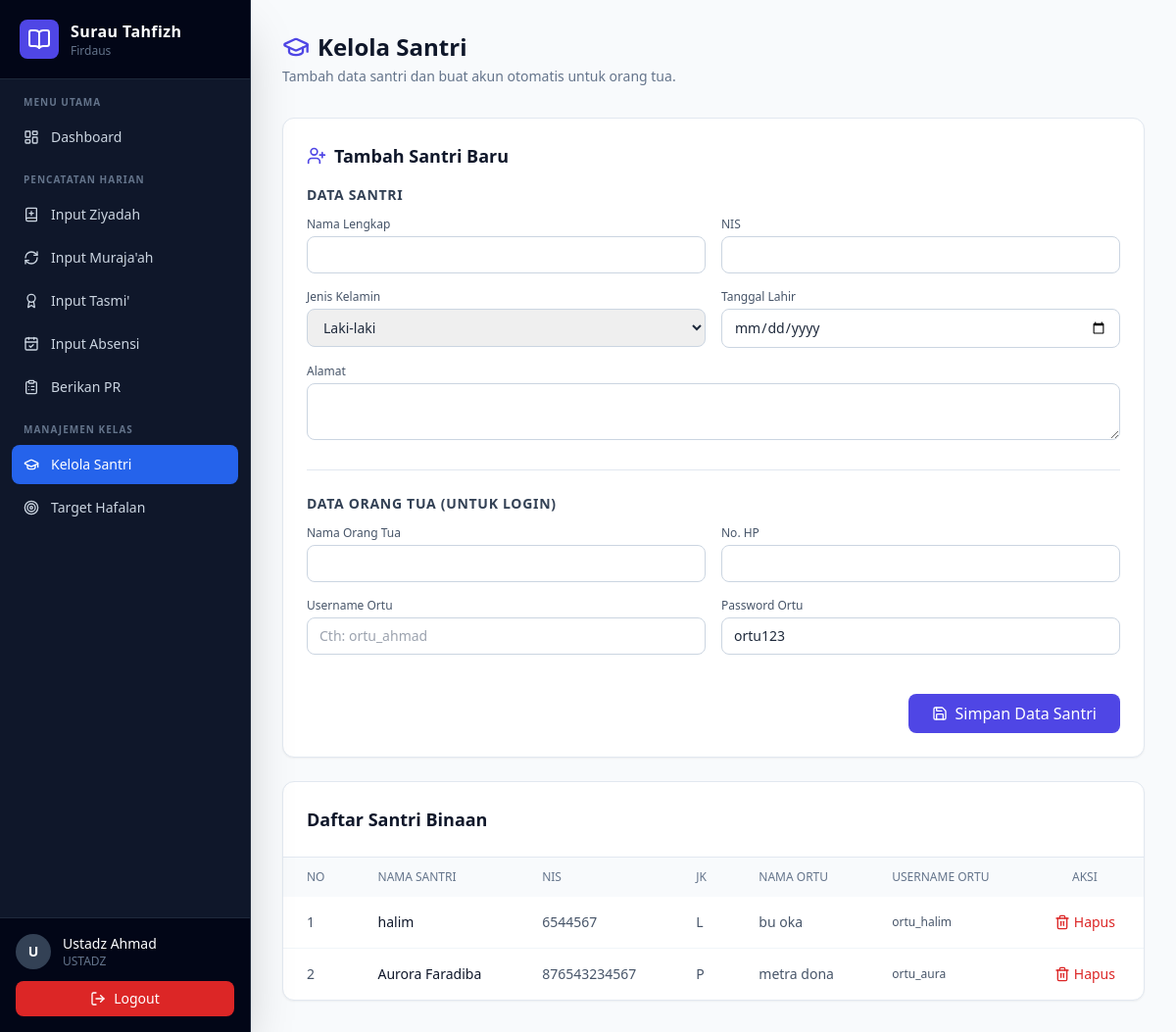
/kelola_santri.php (signed in), run on the app's committed database.
### tables this page shows
CREATE TABLE `santri` (
  `id` int(11) NOT NULL,
  `nama` varchar(100) NOT NULL,
  `nis` varchar(20) DEFAULT NULL,
  `jenis_kelamin` enum('L','P') NOT NULL,
  `tanggal_lahir` date DEFAULT NULL,
  `alamat` text DEFAULT NULL,
  `nama_ortu` varchar(100) DEFAULT NULL,
  `no_hp_ortu` varchar(20) DEFAULT NULL,
  `id_user_ortu` int(11) DEFAULT NULL,
  `id_halaqah` int(11) DEFAULT NULL,
  `id_ustadz` int(11) DEFAULT NULL,
  `created_at` timestamp NULL DEFAULT current_timestamp()
);

CREATE TABLE `users` (
  `id` int(11) NOT NULL,
  `username` varchar(50) NOT NULL,
  `password` varchar(255) NOT NULL,
  `nama_lengkap` varchar(100) NOT NULL,
  `role` enum('ustadz','ortu','pimpinan') NOT NULL,
  `id_halaqah` int(11) DEFAULT NULL,
  `created_at` timestamp NULL DEFAULT current_timestamp()
);

### kelola_santri.php (the view, shortened to what this page needs)
<?php
require 'config/database.php';
$query = "SELECT santri.*, users.username as username_ortu FROM santri LEFT JOIN users ON santri.id_user_ortu = users.id ORDER BY santri.id DESC";
$result = mysqli_query($conn, $query);
$santri_list = mysqli_fetch_all($result, MYSQLI_ASSOC);
?>
<!DOCTYPE html>
<html lang="id">
<head>
    <script src="https://cdn.tailwindcss.com"></script>
</head>
<body class="bg-slate-50 font-sans text-slate-800">
    <?php include 'includes/sidebar.php'; ?>
    <div class="ml-64 p-8">
        <div class="flex justify-between items-center mb-8">
            <div>
                <h1 class="text-2xl font-bold text-slate-900 flex items-center gap-2">
                    <i data-lucide="graduation-cap" class="w-7 h-7 text-indigo-600"></i> Kelola Santri
                </h1>
                <p class="text-sm text-slate-500 mt-1">Tambah data santri dan buat akun otomatis untuk orang tua.</p>
            </div>
        </div>
        <div class="bg-white border border-slate-200 rounded-xl shadow-sm p-6 mb-6">
            <h3 class="text-lg font-semibold text-slate-900 mb-4 flex items-center gap-2">
                <i data-lucide="user-plus" class="w-5 h-5 text-indigo-600"></i> Tambah Santri Baru
            </h3>
            <form action="proses_tambah_santri.php" method="POST" class="space-y-6" autocomplete="off">
                <div>
                    <h4 class="text-sm font-semibold text-slate-700 mb-3 uppercase tracking-wider">Data Santri</h4>
                    <div class="grid grid-cols-1 md:grid-cols-2 gap-4">
                        <div>
                            <label class="block text-xs font-medium text-slate-600 mb-1">Nama Lengkap</label>
                            <input type="text" name="nama_santri" required class="w-full px-3 py-2 border border-slate-300 rounded-lg text-sm focus:ring-2 focus:ring-indigo-500 outline-none">
                        </div>
                        <div>
                            <label class="block text-xs font-medium text-slate-600 mb-1">NIS</label>
                            <input type="text" name="nis" required class="w-full px-3 py-2 border border-slate-300 rounded-lg text-sm focus:ring-2 focus:ring-indigo-500 outline-none">
                        </div>
                        <div>
                            <label class="block text-xs font-medium text-slate-600 mb-1">Jenis Kelamin</label>
                            <select name="jenis_kelamin" required class="w-full px-3 py-2 border border-slate-300 rounded-lg text-sm focus:ring-2 focus:ring-indigo-500 outline-none">
                                <option value="L">Laki-laki</option>
                            </select>
                        </div>
                        <div>
                            <label class="block text-xs font-medium text-slate-600 mb-1">Tanggal Lahir</label>
                            <input type="date" name="tanggal_lahir" required class="w-full px-3 py-2 border border-slate-300 rounded-lg text-sm focus:ring-2 focus:ring-indigo-500 outline-none">
                        </div>
                        <div class="md:col-span-2">
                            <label class="block text-xs font-medium text-slate-600 mb-1">Alamat</label>
                            <textarea name="alamat" rows="2" required class="w-full px-3 py-2 border border-slate-300 rounded-lg text-sm focus:ring-2 focus:ring-indigo-500 outline-none"></textarea>
                        </div>
                    </div>
                </div>
                <div class="border-t border-slate-200 pt-6">
                    <h4 class="text-sm font-semibold text-slate-700 mb-3 uppercase tracking-wider">Data Orang Tua (Untuk Login)</h4>
                    <div class="grid grid-cols-1 md:grid-cols-2 gap-4">
                        <div>
                            <label class="block text-xs font-medium text-slate-600 mb-1">Nama Orang Tua</label>
                            <input type="text" name="nama_ortu" required class="w-full px-3 py-2 border border-slate-300 rounded-lg text-sm focus:ring-2 focus:ring-indigo-500 outline-none">
                        </div>
                        <div>
                            <label class="block text-xs font-medium text-slate-600 mb-1">No. HP</label>
                            <input type="text" name="no_hp_ortu" required class="w-full px-3 py-2 border border-slate-300 rounded-lg text-sm focus:ring-2 focus:ring-indigo-500 outline-none">
                        </div>
                        <div>
                            <label class="block text-xs font-medium text-slate-600 mb-1">Username Ortu</label>
                            <input type="text" name="username_ortu" required class="w-full px-3 py-2 border border-slate-300 rounded-lg text-sm focus:ring-2 focus:ring-indigo-500 outline-none" placeholder="Cth: ortu_ahmad">
                        </div>
                        <div>
                            <label class="block text-xs font-medium text-slate-600 mb-1">Password Ortu</label>
                            <input type="text" name="password_ortu" value="ortu123" required class="w-full px-3 py-2 border border-slate-300 rounded-lg text-sm focus:ring-2 focus:ring-indigo-500 outline-none">
                        </div>
                    </div>
                </div>
                <div class="flex justify-end pt-4">
                    <button type="submit" class="bg-indigo-600 hover:bg-indigo-700 text-white font-medium py-2 px-6 rounded-lg transition flex items-center gap-2">
                        <i data-lucide="save" class="w-4 h-4"></i> Simpan Data Santri
                    </button>
                </div>
            </form>
        </div>
        <div class="bg-white border border-slate-200 rounded-xl shadow-sm overflow-hidden">
            <div class="p-6 border-b border-slate-200">
                <h3 class="text-lg font-semibold text-slate-900">Daftar Santri Binaan</h3>
            </div>
            <div class="overflow-x-auto">
                <table class="w-full text-left">
                    <thead class="bg-slate-50 text-slate-500 uppercase text-xs">
                        <tr>
                            <th class="py-3 px-6 font-medium">No</th>
                            <th class="py-3 px-6 font-medium">Nama Santri</th>
                            <th class="py-3 px-6 font-medium">NIS</th>
                            <th class="py-3 px-6 font-medium">JK</th>
                            <th class="py-3 px-6 font-medium">Nama Ortu</th>
                            <th class="py-3 px-6 font-medium">Username Ortu</th>
                            <th class="py-3 px-6 font-medium text-center">Aksi</th>
                        </tr>
                    </thead>
                    <tbody class="text-sm text-slate-600 divide-y divide-slate-100">
                        <?php if (empty($santri_list)): ?>
                            <tr><td colspan="7" class="py-8 text-center text-slate-400">Belum ada data santri.</td></tr>
                        <?php else: ?>
                            <?php foreach ($santri_list as $i => $s): ?>
                                <tr class="hover:bg-slate-50 transition">
                                    <td class="py-4 px-6"><?= $i + 1 ?></td>
                                    <td class="py-4 px-6 font-medium text-slate-900"><?= htmlspecialchars($s['nama']) ?></td>
                                    <td class="py-4 px-6"><?= htmlspecialchars($s['nis']) ?></td>
                                    <td class="py-4 px-6"><?= $s['jenis_kelamin'] ?></td>
                                    <td class="py-4 px-6"><?= htmlspecialchars($s['nama_ortu']) ?></td>
                                    <td class="py-4 px-6 text-xs"><?= htmlspecialchars($s['username_ortu'] ?? '-') ?></td>
                                    <td class="py-4 px-6 text-center">
                                        <a href="proses_hapus_santri.php?id=<?= $s['id'] ?>" onclick="return confirm('Hapus santri ini?')" class="text-red-600 hover:text-red-700 flex items-center justify-center gap-1 mx-auto w-fit">
                                            <i data-lucide="trash-2" class="w-4 h-4"></i> Hapus
                                        </a>
                                    </td>
                                </tr>
                            <?php endforeach; ?>
                        <?php endif; ?>
                    </tbody>
                </table>
            </div>
        </div>
    </div>
</body>
</html>

### includes/sidebar.php (shortened to what this page needs)
<?php
$role = $_SESSION['role'] ?? '';
$nama = $_SESSION['nama_lengkap'] ?? 'User';
$halaman_aktif = basename($_SERVER['PHP_SELF']);
?>
<aside class="w-64 bg-slate-900 text-slate-300 flex flex-col shadow-2xl h-screen fixed left-0 top-0 overflow-y-auto border-r border-slate-800">
    <div class="p-5 border-b border-slate-800 bg-slate-950">
        <div class="flex items-center gap-3">
            <div class="w-10 h-10 bg-indigo-600 rounded-lg flex items-center justify-center">
                <i data-lucide="book-open" class="w-6 h-6 text-white"></i>
            </div>
            <div>
                <h1 class="text-base font-bold text-white tracking-wide">Surau Tahfizh</h1>
                <p class="text-xs text-slate-500">Firdaus</p>
            </div>
        </div>
    </div>
    <nav class="flex-1 py-4 px-3">
        <p class="text-[10px] font-bold text-slate-500 uppercase tracking-widest mb-2 px-3">Menu Utama</p>
        <ul class="space-y-1 mb-4">
            <li><a href="dashboard.php" class="flex items-center gap-3 px-3 py-2.5 rounded-lg text-sm <?= $halaman_aktif == 'dashboard.php' ? 'bg-blue-600 text-white font-medium' : 'hover:bg-slate-800 hover:text-white' ?> transition"><i data-lucide="layout-dashboard" class="w-4 h-4"></i>Dashboard</a></li>
        </ul>
        <?php if ($role === 'ustadz'): ?>
        <p class="text-[10px] font-bold text-slate-500 uppercase tracking-widest mb-2 px-3">Pencatatan Harian</p>
        <ul class="space-y-1 mb-4">
            <li><a href="input_ziyadah.php" class="flex items-center gap-3 px-3 py-2.5 rounded-lg text-sm <?= $halaman_aktif == 'input_ziyadah.php' ? 'bg-blue-600 text-white font-medium' : 'hover:bg-slate-800 hover:text-white' ?> transition"><i data-lucide="book-plus" class="w-4 h-4"></i>Input Ziyadah</a></li>
            <li><a href="input_murajaah.php" class="flex items-center gap-3 px-3 py-2.5 rounded-lg text-sm <?= $halaman_aktif == 'input_murajaah.php' ? 'bg-blue-600 text-white font-medium' : 'hover:bg-slate-800 hover:text-white' ?> transition"><i data-lucide="refresh-cw" class="w-4 h-4"></i>Input Muraja'ah</a></li>
            <li><a href="input_tasmi.php" class="flex items-center gap-3 px-3 py-2.5 rounded-lg text-sm <?= $halaman_aktif == 'input_tasmi.php' ? 'bg-blue-600 text-white font-medium' : 'hover:bg-slate-800 hover:text-white' ?> transition"><i data-lucide="award" class="w-4 h-4"></i>Input Tasmi'</a></li>
            <li><a href="input_kehadiran.php" class="flex items-center gap-3 px-3 py-2.5 rounded-lg text-sm <?= $halaman_aktif == 'input_absensi.php' ? 'bg-blue-600 text-white font-medium' : 'hover:bg-slate-800 hover:text-white' ?> transition"><i data-lucide="calendar-check" class="w-4 h-4"></i>Input Absensi</a></li>
            <li><a href="input_pr.php" class="flex items-center gap-3 px-3 py-2.5 rounded-lg text-sm <?= $halaman_aktif == 'input_pr.php' ? 'bg-blue-600 text-white font-medium' : 'hover:bg-slate-800 hover:text-white' ?> transition"><i data-lucide="clipboard-list" class="w-4 h-4"></i>Berikan PR</a></li>
        </ul>
        <p class="text-[10px] font-bold text-slate-500 uppercase tracking-widest mb-2 px-3">Manajemen Kelas</p>
        <ul class="space-y-1 mb-4">
            <li><a href="kelola_santri.php" class="flex items-center gap-3 px-3 py-2.5 rounded-lg text-sm <?= $halaman_aktif == 'kelola_santri.php' ? 'bg-blue-600 text-white font-medium' : 'hover:bg-slate-800 hover:text-white' ?> transition"><i data-lucide="graduation-cap" class="w-4 h-4"></i>Kelola Santri</a></li>
            <li><a href="target_santri.php" class="flex items-center gap-3 px-3 py-2.5 rounded-lg text-sm <?= $halaman_aktif == 'target_santri.php' ? 'bg-blue-600 text-white font-medium' : 'hover:bg-slate-800 hover:text-white' ?> transition"><i data-lucide="target" class="w-4 h-4"></i>Target Hafalan</a></li>
        </ul>
        <?php endif; ?>
    </nav>
    <div class="p-4 border-t border-slate-800 bg-slate-950">
        <div class="flex items-center gap-3 mb-3">
            <div class="w-9 h-9 bg-slate-700 rounded-full flex items-center justify-center text-white font-semibold text-sm"><?= strtoupper(substr($nama, 0, 1)) ?></div>
            <div class="flex-1 min-w-0"><p class="text-sm font-medium text-white truncate"><?= htmlspecialchars($nama) ?></p><p class="text-xs text-slate-500 uppercase"><?= $role ?></p></div>
        </div>
        <a href="logout.php" class="flex items-center justify-center gap-2 w-full bg-red-600 hover:bg-red-700 text-white py-2 rounded-lg transition text-sm font-medium"><i data-lucide="log-out" class="w-4 h-4"></i>Logout</a>
    </div>
</aside>

### kelola_santri.php (style rules this page uses)
body { font-family: 'Inter', sans-serif; }

### data on the page
santri: nama "halim", nis "6544567", jenis_kelamin "L", nama_ortu "bu oka", users.username "ortu_halim"
santri: nama "Aurora Faradiba", nis "876543234567", jenis_kelamin "P", nama_ortu "metra dona", users.username "ortu_aura"

### other printed values
substr($nama, 0, 1) "U"
$nama "Ustadz Ahmad"
$role "USTADZ"
